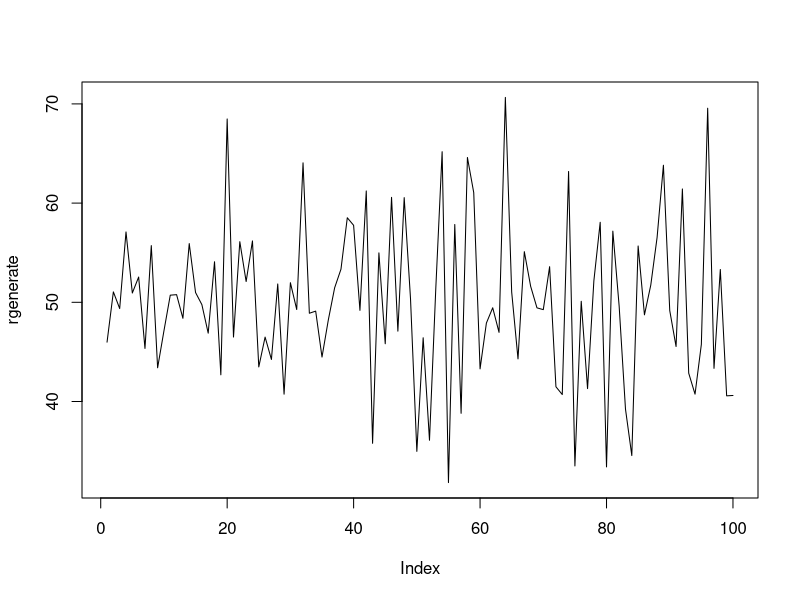
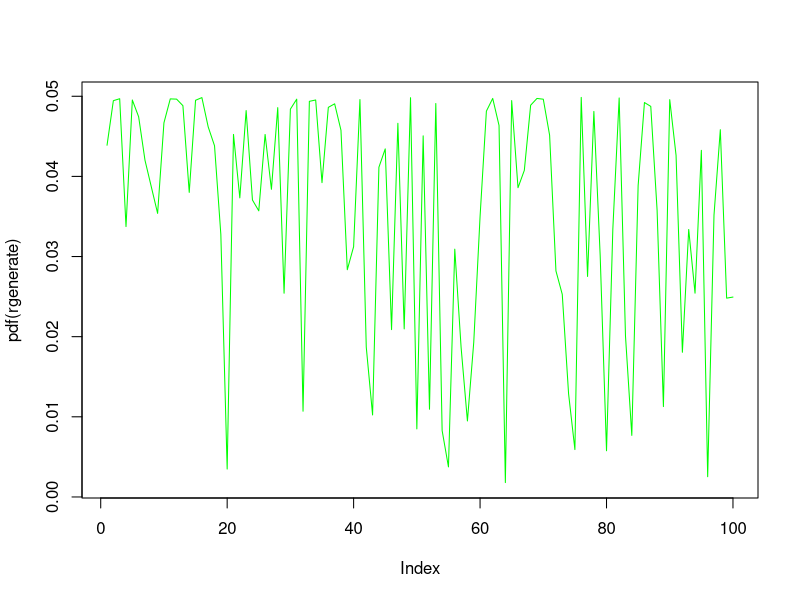
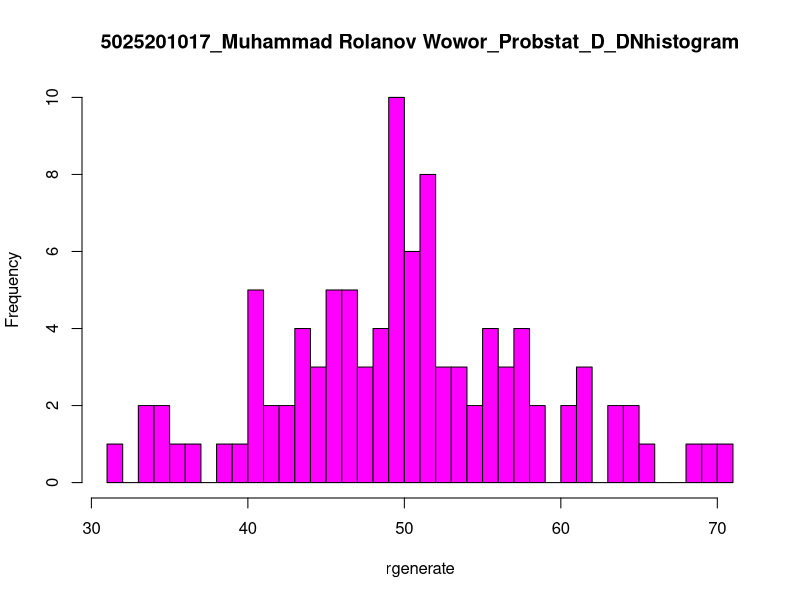

R code for these plots, in order:
set.seed(100)
m <- 50 #mean
sd <- 8 #standar deviasi
#6a
rgenerate <- rnorm(100,m = 50, sd = 8)
avg <- mean(rgenerate)
x1 <- floor(avg) #x1 dibawah rata-rata
x2 <- ceiling(avg) #x2 diatas rata-rata
print(x1)
print(x2)

z <- function(inp){ #rumus zscore
  return ((inp - m)/sd)
}
z1 <- z(x1) #Z score untuk x1
z2 <- z(x2) #Z score untuk x2
print(z1)
print(z2)

plot(rgenerate,type = "l", col= "black")

pdf <- function(inp){ #distribusi normal
  return ((1 / (sd * sqrt(2*22/7))) * exp(1) ^ (-0.5 * ((inp - avg) / sd) ^ 2))
}

plot(pdf(rgenerate),type = "l", col ="green")
#6b
hist(rgenerate,
     main = "5025201017_Muhammad Rolanov Wowor_Probstat_D_DNhistogram",
     breaks = 50,
     col = "magenta")
#6c
varian <- sd ** 2